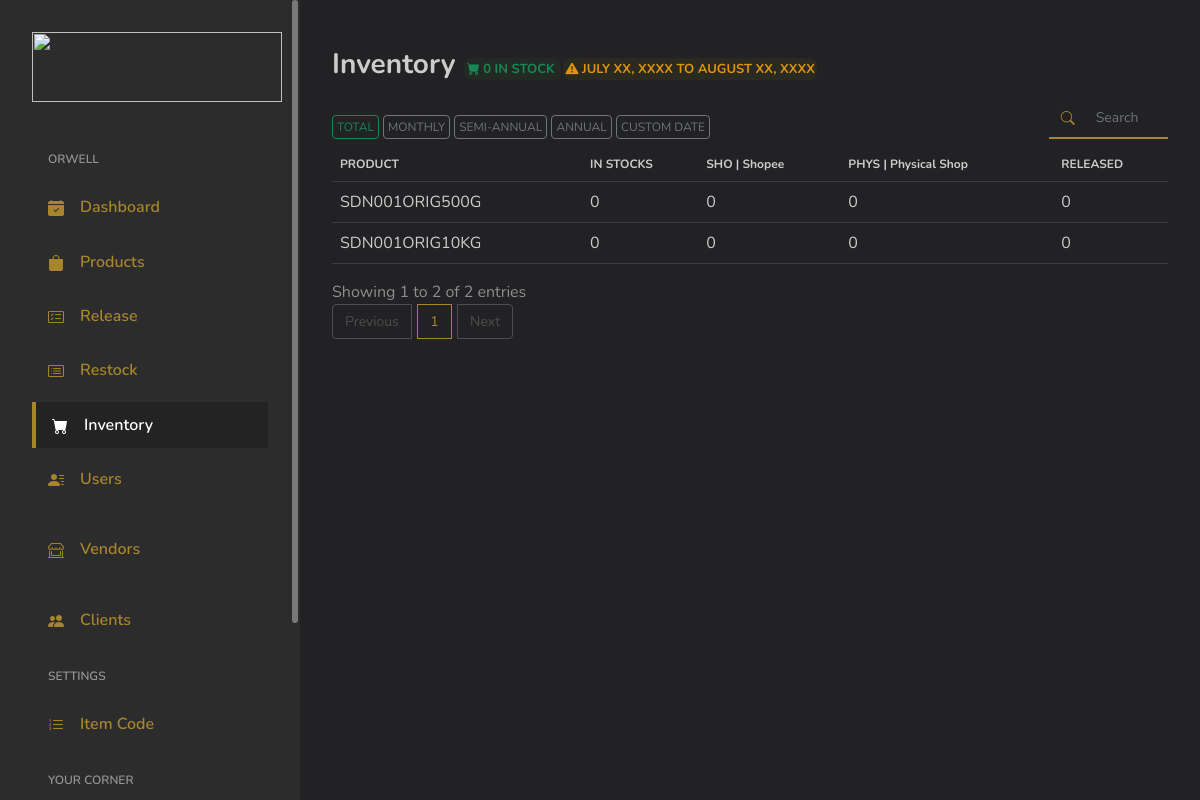
Page /index.php/admin/inventory on the earlier database version.
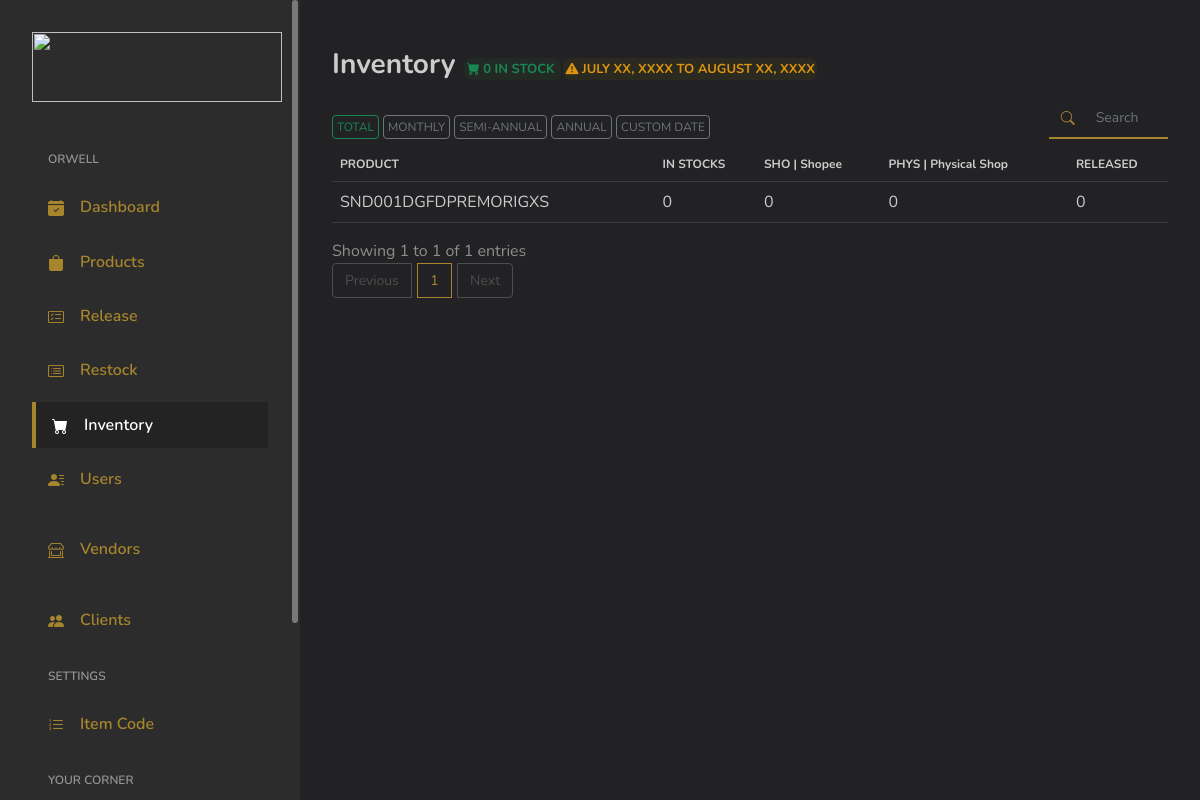
Same page on the later database version.
### tables this page shows
CREATE TABLE `products` (
  `ID` int(11) NOT NULL,
  `Code` varchar(255) DEFAULT NULL,
  `Product_Name` varchar(255) DEFAULT NULL,
  `Description` text DEFAULT NULL,
  `InStock` int(255) DEFAULT 0,
  `Released` int(255) DEFAULT 0,
  `Product_Category` varchar(255) DEFAULT NULL,
  `Product_Weight` varchar(255) DEFAULT NULL,
  `Price_PerItem` varchar(255) DEFAULT NULL,
  `Cost_PerItem` varchar(255) DEFAULT NULL,
  `DateAdded` varchar(255) DEFAULT NULL,
  `PriceSelling` varchar(255) DEFAULT '0',
  `Barcode_Images` varchar(255) DEFAULT NULL
);

### application/controllers/Admin.php (called while the page is built, shortened)
<?php
class Admin extends MY_Controller {
	public $globalData = [];
	public function __construct()
	{
		$this->load->model('Model_Selects');
		$this->load->model('Model_Security');
		$this->load->model('Model_Inserts');
		$this->load->model('Model_Logbook');
	}
	public function inventory()
	{
		$data = [];
		$data = array_merge($data, $this->globalData);
		$header['pageTitle'] = 'Inventory';
		$data['globalHeader'] = $this->load->view('main/globals/header', $header);
		$this->load->view('admin/inventory', $data);
	}
}

### index.php (called while the page is built, shortened)
<?php
require_once BASEPATH.'core/CodeIgniter.php';

### application/models/Model_Selects.php (called while the page is built, shortened)
<?php
class Model_Selects extends CI_Model {
	public function GetAllProducts()
	{
		$this->db->select('*');
		$this->db->order_by('ID', 'asc');
		$result = $this->db->get('products');
		return $result;
	}
}

### application/views/admin/inventory.php (the view, shortened to what this page needs)
<?php
$totalStocks = 0;
$getAllProducts = $this->Model_Selects->GetAllProducts();
if ($getAllProducts->num_rows() > 0) {
	foreach ($getAllProducts->result_array() as $row) {
		$totalStocks += $row['InStock'];
	}
}
?>
</head>
<body>
<div id="app">
	<div id="main">
		<div class="page-heading">
			<div class="page-title">
				<div class="row">
					<div class="col-sm-12">
						<h3>Inventory
							<span class="text-center success-banner-sm">
								<i class="bi bi-cart-fill"></i> <?=$totalStocks;?> IN STOCK
							</span>
							<span class="text-center info-banner-sm">
								<i class="bi bi-exclamation-triangle-fill"></i> JULY XX, XXXX TO AUGUST XX, XXXX
							</span>
						</h3>
					</div>
					<div class="col-sm-12 col-md-10 pt-4 pb-2">
						<button type="button" class="btn btn-sm-success">TOTAL</button>
						<button type="button" class="btn btn-sm-secondary">MONTHLY</button>
						<button type="button" class="btn btn-sm-secondary">SEMI-ANNUAL</button>
						<button type="button" class="btn btn-sm-secondary">ANNUAL</button>
						<button type="button" class="btn btn-sm-secondary">CUSTOM DATE</button>
					</div>
					<div class="col-sm-12 col-md-2 mr-auto pt-4 pb-2" style="margin-top: -15px;">
						<div class="input-group">
							<div class="input-group-prepend">
								<span class="input-group-text" style="font-size: 14px;"><i class="bi bi-search h-100 w-100" style="margin-top: 5px;"></i></span>
							</div>
							<input type="text" id="tableSearch" class="form-control" placeholder="Search" style="font-size: 14px;">
						</div>
					</div>
				</div>
			</div>
			<section class="section">
				<div class="table-responsive">
					<table id="productsTable" class="table">
						<thead style="font-size: 12px;">
							<th>PRODUCT</th>
							<th>IN STOCKS</th>
							<th>SHO | Shopee</th>
							<th>PHYS | Physical Shop</th>
							<th>RELEASED</th>
						</thead>
						<tbody>
							<?php
							if ($getAllProducts->num_rows() > 0):
								foreach ($getAllProducts->result_array() as $row): ?>
									<tr>
										<td>
											<?=$row['Code'];?>
										</td>
										<td>
											<?=$row['InStock'];?>
										</td>
										<td>
											0
										</td>
										<td>
											0
										</td>
										<td>
											<?=$row['Released']?>
										</td>
									</tr>
							<?php endforeach;
							endif; ?>
						</tbody>
					</table>
				</div>
			</section>
		</div>
	</div>
</div>
</body>
</html>

Differences in the rows shown:
removed products: Code "SDN001ORIG500G", InStock "0", Released "0"
removed products: Code "SDN001ORIG10KG", InStock "0", Released "0"
added products: Code "SND001DGFDPREMORIGXS", InStock "0", Released "0"
Other differences:
text written by a page script: "Showing 1 to 2 of 2 entries Previous 1 Next" → "Showing 1 to 1 of 1 entries Previous 1 Next"
